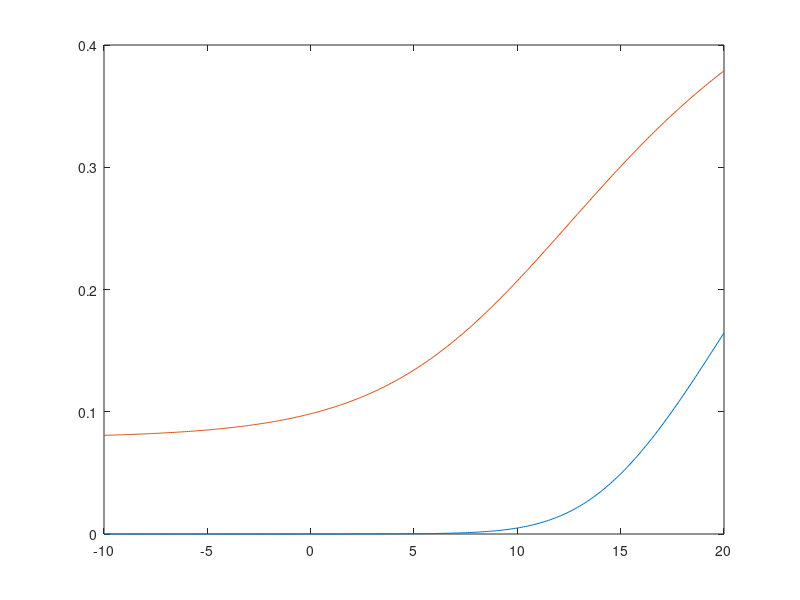

Here is the MATLAB script that generated this plot:
N = 100;
v = 0.1;
fd = 0;
Ts = 10^(-4);
i = 1;
for j =  -10:0.1:20
    jnr = 10^(j/10);
    pe(i) = qfunc(1/(sqrt(1/(2*N*v)+jnr/(2*N)*(sinc(fd*Ts/(2*N))^2)*(1 + (sinc(fd*Ts))/(sinc(fd*Ts/N))))));
    i = i + 1;
end
N = 10;
i = 1;
for j =  -10:0.1:20
    jnr = 10^(j/10);
    pe1(i) = qfunc(1/(sqrt(1/(2*N*v)+jnr/(2*N)*(sinc(fd*Ts/(2*N))^2)*(1 + (sinc(fd*Ts))/(sinc(fd*Ts/N))))));
    i = i + 1;
end
j =  -10:0.1:20;
plot (j,pe,j,pe1)